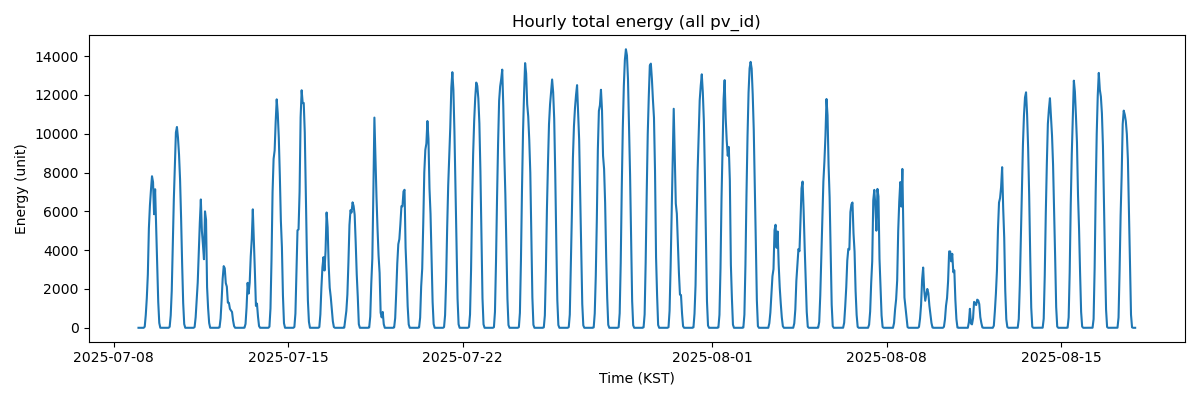

Source code (Python):
import re
import pandas as pd
import numpy as np

# ------------------------
# 설정
# ------------------------


EXCEL_PATH =  "./Project/Henergy/EM/Data/pv_gens_weathers_safe_pv_id.xlsx" 
SHEET_NAME = "pv_gens_weathers"   # 시트명/인덱스
START = pd.Timestamp("2025-07-09 00:00", tz="Asia/Seoul")
END   = pd.Timestamp("2025-08-18 00:00", tz="Asia/Seoul")
ENERGY_IS_POWER_KW = False  # True면 값이 전력(kW) -> kWh로 적분

# ------------------------
# 유틸: 컬럼 자동 탐지
# ------------------------
hdr = pd.read_excel(EXCEL_PATH, sheet_name=SHEET_NAME, nrows=0)
cols = [str(c).strip() for c in hdr.columns]

def find_col(cols, pats, required=False):
    for c in cols:
        k = c.lower().replace(" ", "").replace("-", "_")
        if any(re.search(p, k) for p in pats):
            return c
    if required:
        raise ValueError(f"Column not found for patterns: {pats}")
    return None

pv_col   = find_col(cols, [r"^pv_id$", r"^pvid$"], required=True)
time_col = find_col(cols, [r"timestamp", r"datetime", r"^date$", r"^time$", r"ymd", r"^dt$", r"^unnamed:0$"], required=True)
energy_col = find_col(cols, [r"\benergy\b", r"\bgen\b", r"power", r"output", r"\bpv\b"], required=True)

print(f"[INFO] columns -> pv_id='{pv_col}', time='{time_col}', energy='{energy_col}'")

# ------------------------
# 데이터 로드/전처리
# ------------------------
usecols = [pv_col, time_col, energy_col]
df = pd.read_excel(EXCEL_PATH, sheet_name=SHEET_NAME, usecols=usecols)

# 시간 파싱 + KST로 정규화(타임존 있으면 KST로 변환, 없으면 KST로 가정)
t = pd.to_datetime(df[time_col], errors="coerce")
if pd.api.types.is_datetime64tz_dtype(t):
    t = t.dt.tz_convert("Asia/Seoul")
else:
    t = t.dt.tz_localize("Asia/Seoul")
df[time_col] = t
df = df.dropna(subset=[time_col, energy_col])

# 관심 구간 필터 (START <= t < END)
mask = (df[time_col] >= START) & (df[time_col] < END)
df = df.loc[mask].copy()

# 표본 간격(분) 추정
step_min = (df[time_col].sort_values().diff().dt.total_seconds()/60).dropna().round().mode()
step_min = int(step_min.iloc[0]) if len(step_min) else 15
print(f"[INFO] inferred sampling step ≈ {step_min} min")

# 전력(kW)라면 kWh로 적분
if ENERGY_IS_POWER_KW:
    df["_energy_kwh_"] = df[energy_col].astype(float) * (step_min / 60.0)
    val_col = "_energy_kwh_"
else:
    val_col = energy_col

# ------------------------
# 한시간 단위 총합(모든 pv_id 합산)
# ------------------------
# 1) 동일 시각·pv_id 중복 제거
df = df.sort_values([pv_col, time_col]).drop_duplicates(subset=[pv_col, time_col], keep="last")

# 2) 시각 기준으로 합산(모든 pv_id)
g = df.groupby(time_col, as_index=True)[val_col].sum().to_frame("sum_energy")
# 3) 한시간 단위로 리샘플(합)
hourly = g.resample("1H").sum()

print(hourly.head(12))          # 앞 부분 확인
# 저장 원하면 주석 해제
hourly.to_csv("./Projecct/EM/Data/hourly_energy_sum_20250709_20250818.csv")

# (선택) 간단한 라인 그래프
import matplotlib.pyplot as plt
plt.figure(figsize=(12,4))
plt.plot(hourly.index.tz_convert("Asia/Seoul"), hourly["sum_energy"])
plt.title("Hourly total energy (all pv_id)")
plt.xlabel("Time (KST)"); plt.ylabel("Energy (kWh)" if ENERGY_IS_POWER_KW else "Energy (unit)")
plt.tight_layout()
plt.savefig('./Project/EM/Data/energy_total_sum_true.png')
